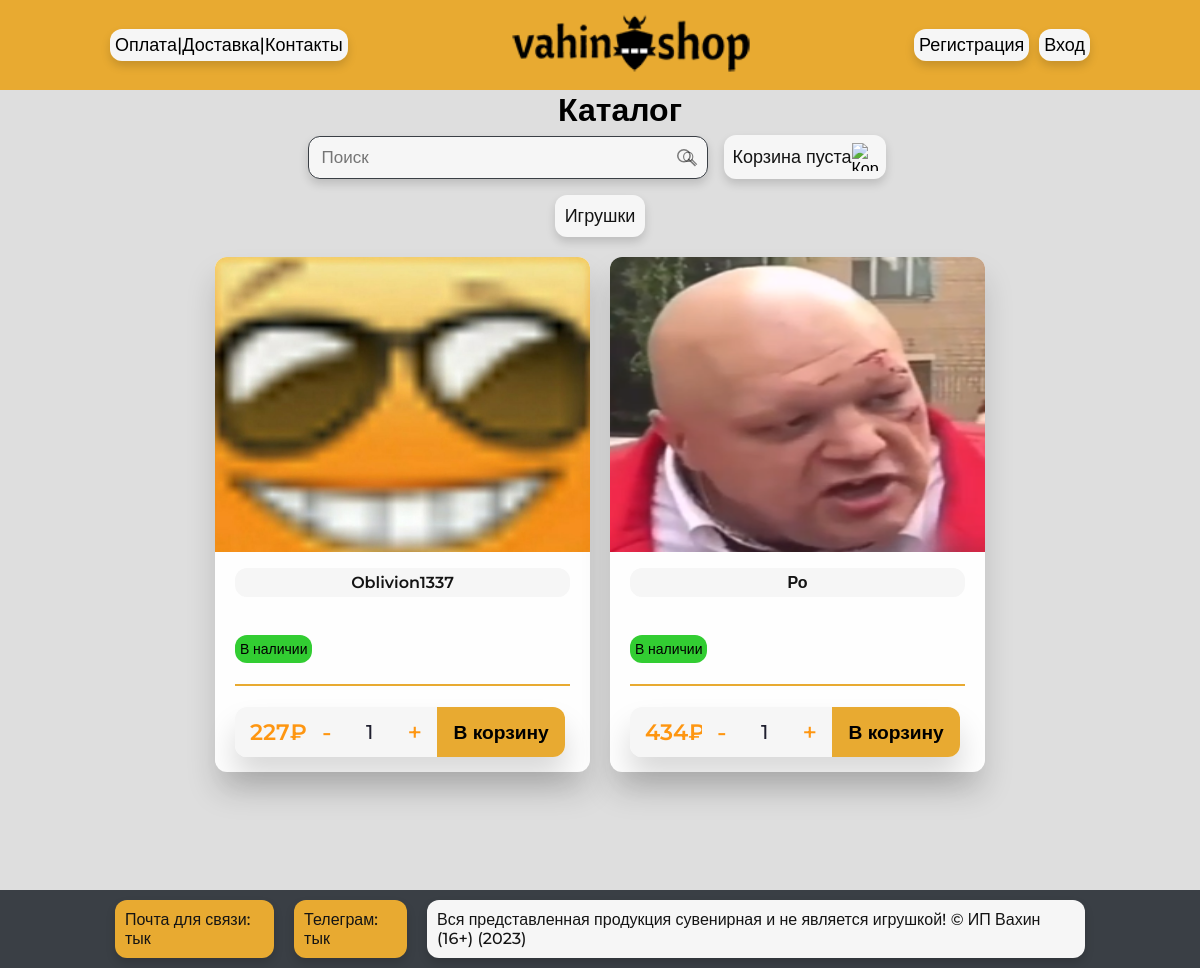
The app's page /, older data.
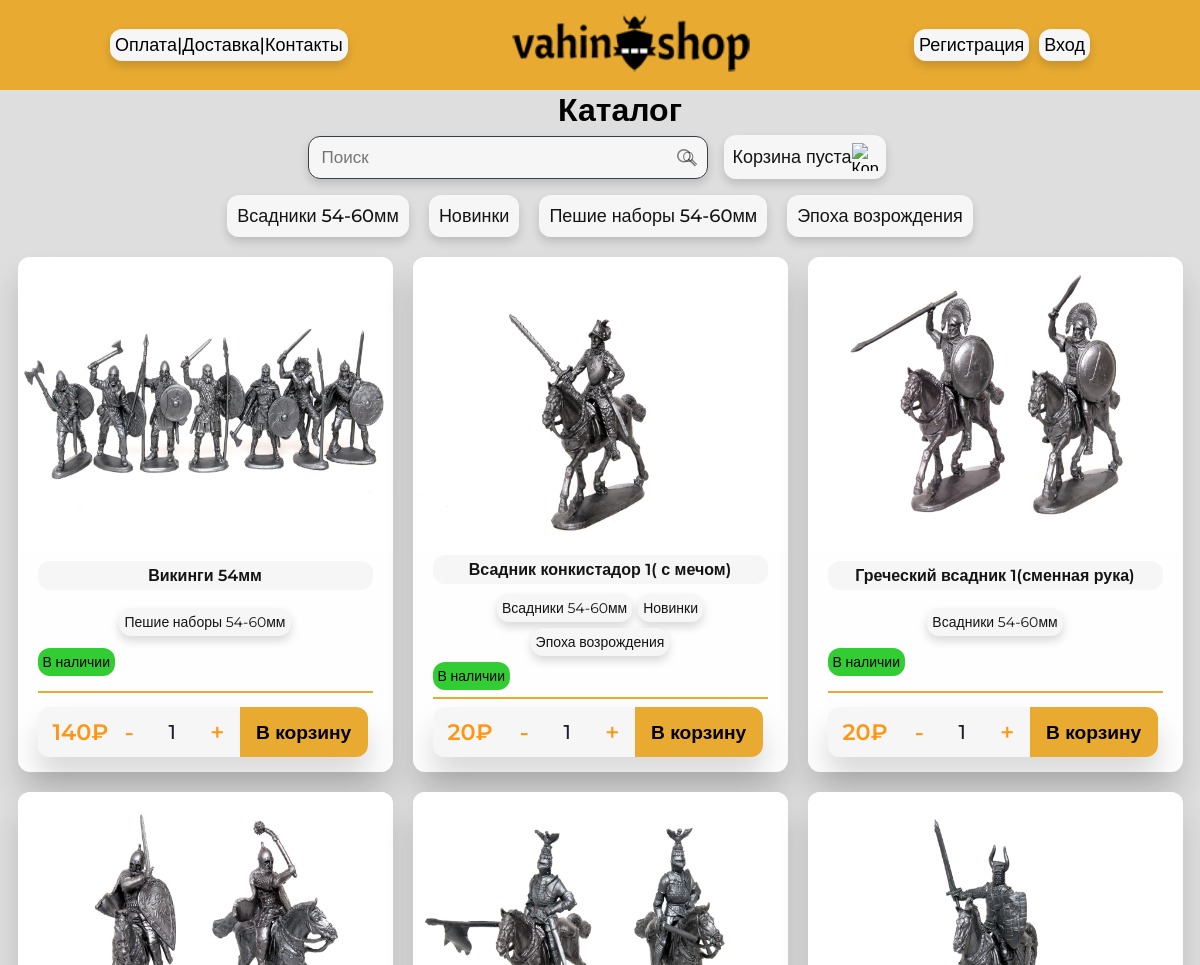
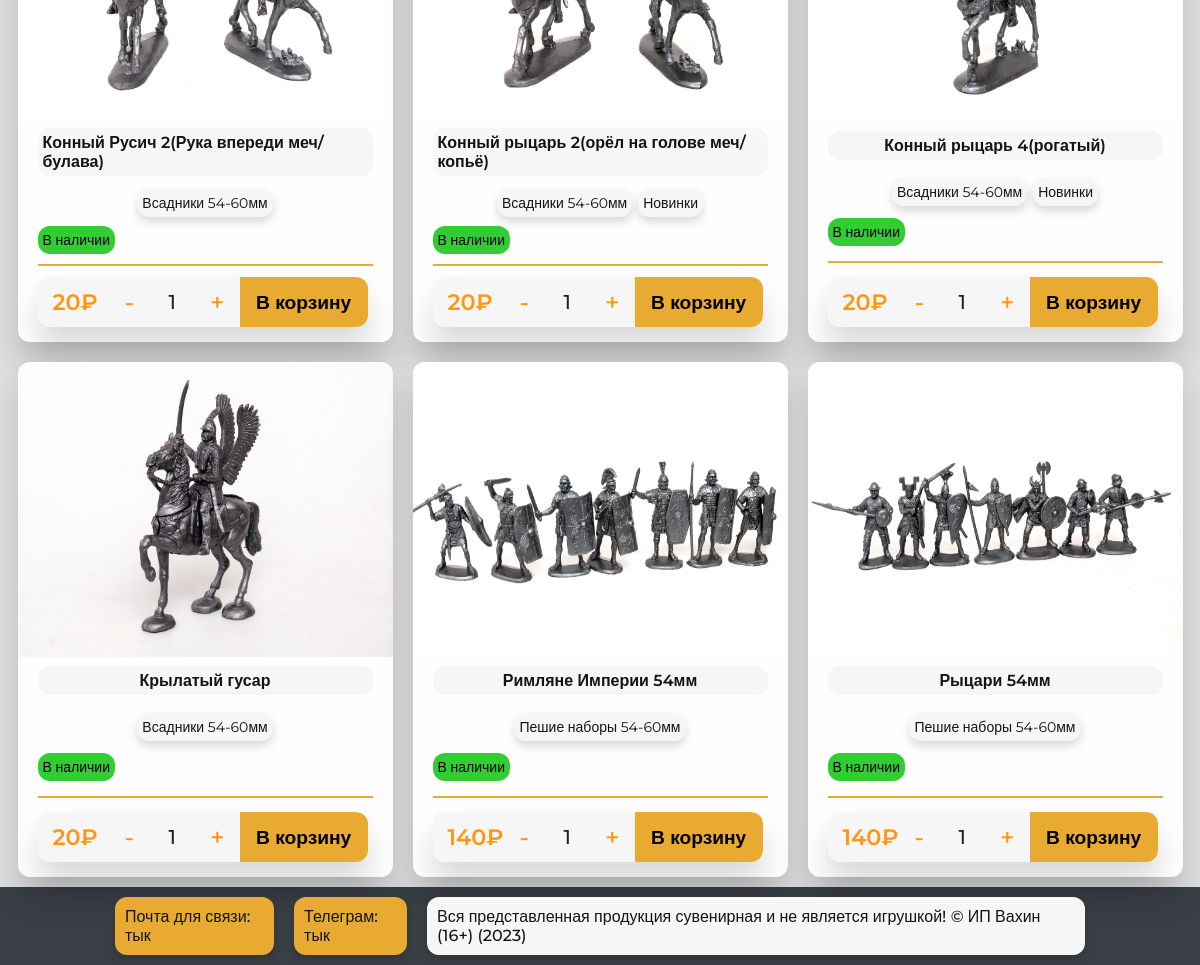
The same page, newer data (2 pictures, top to bottom).
### shop/models.py (models this page shows, shortened)
class Category(models.Model):
    name = models.CharField(max_length=200, db_index=True)
    slug = models.SlugField(max_length=200, db_index=True, unique=True)
    class Meta:
        ordering = ('name',)
        verbose_name = 'Категория'
        verbose_name_plural = 'Категории'
    def get_absolute_url(self):
        return reverse('shop:product_list_by_category',
                       args=[self.slug])

class Product(models.Model):
    category = models.ManyToManyField(Category, related_name='products')
    name = models.CharField(max_length=200, db_index=True)
    slug = models.SlugField(max_length=200, db_index=True)
    image = models.ImageField(upload_to='static/img/products/%Y', blank=False)
    description = models.TextField(blank=True)
    price = models.DecimalField(max_digits=10, decimal_places=0)
    stock = models.PositiveIntegerField()
    available = models.BooleanField(default=True)
    created = models.DateTimeField(auto_now_add=True)
    updated = models.DateTimeField(auto_now=True)
    class Meta:
        ordering = ('name',)
        verbose_name = 'Товар'
        verbose_name_plural = 'Товары'
        index_together = (('id', 'slug'), )
    def get_absolute_url(self):
        return reverse('shop:product_detail',
                       args=[self.id, self.slug])

### shop/views.py (the view)
# urls.py: path('', views.product_list, name='product_list'),
def product_list(request, category_slug=None):
    category = None
    categories = Category.objects.all()
    products = Product.objects.filter(available=True)
    if category_slug:
        category = get_object_or_404(Category, slug=category_slug)
        products = products.filter(category=category)
    return render(request,
                  'shop/product/list.html',
                  {'category': category,
                   'categories': categories,
                   'products': products})

### cart/cart.py (called while the page is built)
    def __len__(self):
        return sum(item['quantity'] for item in self.cart.values())

### cart/context_processors.py (called while the page is built)
def cart(request):
    return {'cart': Cart(request)}

### shop/templates/shop/product/list.html (shortened to what this page needs)
{% extends "shop/base.html" %}
{% load static %}
{% block content %}
<div class="content">
    <div class="content_name">
        <h1>{% if category %}{{ category.name }}{% else %}Каталог{% endif %}</h1>
    </div>
    <div class="sidebar">
        <div class="sidebar_container">
            <div class="sidebar_search_container">
                <div class="sidebar_search">
                    <input class="sidebar_input" type="text" placeholder="Поиск">
                    <button class="sidebar_search_button" type="submit"><img src="../../../../static/img/search.svg"
                            alt="Кнопка поиска" width="15" height="17"></button>
                </div>
            </div>
            <div class="sidebar_cart">
                {% with total_items=cart|length %}
                {% if cart|length > 0 %}
                <div class="sidebar_cart_full">
                    <img src="../../../static/img/cart.png" alt="Корзина" width="22" height="24">
                    <a href="{% url 'cart:cart_detail' %}">
                        :{{ total_items }} товар на {{ total_items|pluralize }}{{ cart.get_total_price }}₽
                    </a>
                </div>
                {% else %}
                <div class="sidebar_cart_empty">
                    <a href="{% url 'cart:cart_detail' %}">Корзина пуста</a>
                    <img src="../../../static/img/cart.png" alt="Корзина" width="26" height="28">
                </div>
                {% endif %}
                {% endwith %}
            </div>
        </div>
    </div>
    <nav class="navbar">
        <div class="navbar_container">
            {% for category in categories %}
            <a href="{{ category.get_absolute_url }}">{{ category.name}}</a>
            {% endfor %}
        </div>
    </nav>
    <div class="card_container">
        {% for product in products %}
        <div class="card_mini">
            <div class="card_mini_img">
                <a href="{{ product.get_absolute_url }}"><img
                        src="{% if product.image %}{{ product.image.url }}{% else %}{% static 'img/img_null.png' %}{% endif %}"
                        alt="Изображение товара" width="375" height="295"></a>
            </div>
            <div class="card_mini_name"><a href="{{ product.get_absolute_url }}">{{ product.name }}</a></div>
            <div class="card_category_container">
                {% for category in product.category.all %}
                <a href="{{ category.get_absolute_url }}">{{ category.name}}</a>
                {% endfor %}
            </div>
            <div class="card_mini_status">
                {% if product.stock %}
                <div class="card_status_true">
                    <p>В наличии</p>
                </div>
                {% else %}
                <div class="card_status_false">
                    <p>Нет в наличии</p>
                </div>
                {% endif %}
            </div>
            <div class="card_mini_line"></div>
            <div class="card_mini_purchase">
                <div class="card_mini_price">{{ product.price }}₽</div>
                <div class="card_mini_amount">
                    <button id="minus" onclick="counter(this,'{{product.id}}')"> -</button>
                    <input type="number" min="1" max="10000" step="1" value="1" id="amountCounter_{{product.id}}">
                    <button id="plus" onclick="counter(this,'{{product.id}}')"> +</button>
                </div>
                <div class="card_mini_basket">
                    <button type="submit" onclick="fetchData('{{product.id}}')" id='{{ product.id }}'>В корзину</button>
                </div>
            </div>
        </div>
        {% empty %}
        Неполучилось...
        {% endfor %}
    </div>
</div>
{% endblock %}

### shop/templates/shop/base.html (shortened to what this page needs)
<!DOCTYPE html>
{% load static %}
<html lang="ru">
<head>
    <link href="{% static 'css/main.css' %}" type='text/css' rel="stylesheet">
</head>
<body>
    <header>
        <div class="header">
            <ul class="header_list_container">
                <li><a class="header_list_button" href="{% url 'shop:about' %}">Оплата|Доставка|Контакты</a></li>
            </ul>
            <a href="{% url 'shop:product_list' %}" class="header_logo">
                <img src="../../../static/img/Logo.jpg" alt="Логотип сайта" width="240" height="60">
            </a>
            <ul class="header_cabinet_container">
                {% if user.is_authenticated %}
                <li><a class="header_list_button" href="{% url 'users:reg' %}">Личный кабинет</a></li>
                <li><a class="header_list_button" href="{% url 'users:exit' %}">Выход</a></li>
                {% else %}
                <li><a class="header_list_button" href="{% url 'users:reg' %}">Регистрация</a></li>
                <li><a class="header_list_button" href="{% url 'users:login' %}">Вход</a></li>
                {% endif %}
            </ul>
        </div>
    </header>
    {% block content %}content{% endblock %}
    <div class="footer">
        <div class="footer_container">
            <div class="footer_contact">
                <a href="mailto:i.voxin@yandex.ru">Почта для связи: тык</a>
                <a href="tg://resolve?domain=vahin_shop">Телеграм: тык</a>
            </div>
            <div class="footer_law">
                <p>Вся представленная продукция сувенирная и не является игрушкой! © ИП Вахин (16+) (2023)</p>
            </div>
        </div>
    </div>
</body>

Row changes from the older to the newer data that the page shows:
removed Category: name "Игрушки", shown under "Каталог"
added Category: name "Всадники 54-60мм"
added Category: name "Новинки"
added Category: name "Пешие наборы 54-60мм"
added Category: name "Эпоха возрождения"
added Product: image (picture), name "Викинги 54мм", stock "В наличии", price "140"
added Product: image (picture), name "Всадник конкистадор 1( с мечом)", stock "В наличии", price "20"
added Product: image (picture), name "Греческий всадник 1(сменная рука)", stock "В наличии", price "20"
added Product: image (picture), name "Конный Русич 2(Рука впереди меч/булава)", stock "В наличии", price "20"
added Product: image (picture), name "Конный рыцарь 2(орёл на голове меч/копьё)", stock "В наличии", price "20"
added Product: image (picture), name "Конный рыцарь 4(рогатый)", stock "В наличии", price "20"
added Product: image (picture), name "Крылатый гусар", stock "В наличии", price "20"
changed Product: image: a different picture; name "Ро" → "Римляне Империи 54мм"; price "434" → "140"; moves up the list
changed Product id 1: image: a different picture; name "Oblivion1337" → "Рыцари 54мм"; price "227" → "140"
